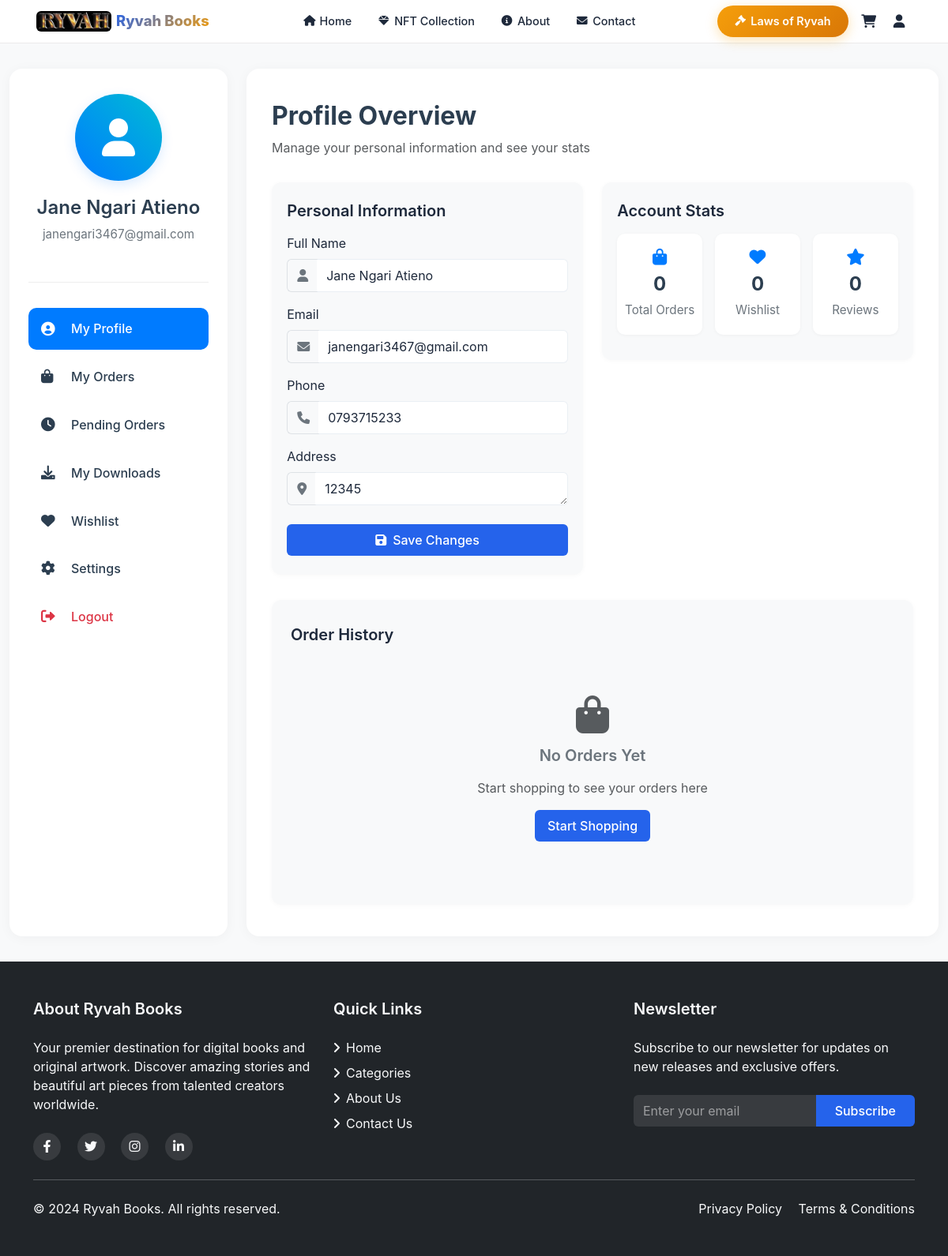
Screenshot of /pages/profile.php (signed in) with the database file from the repository.
### tables this page shows
CREATE TABLE IF NOT EXISTS `users` (
  `id` int NOT NULL AUTO_INCREMENT,
  `full_name` varchar(255) NOT NULL,
  `email` varchar(255) NOT NULL,
  `role` enum('Admin','Client','Employee') NOT NULL DEFAULT 'Client',
  `password` varchar(255) NOT NULL,
  `phone` varchar(20) DEFAULT NULL,
  `encryption_key` varchar(255) NOT NULL,
  `salt` varchar(255) NOT NULL,
  `iv` varchar(255) NOT NULL,
  `address` text,
  `city` varchar(100) DEFAULT NULL,
  `state` varchar(100) DEFAULT NULL,
  `postal_code` varchar(20) DEFAULT NULL,
  `created_at` timestamp NULL DEFAULT CURRENT_TIMESTAMP,
  PRIMARY KEY (`id`),
  UNIQUE KEY `email` (`email`)
);

### pages/profile.php (the view, shortened to what this page needs)
<?php
require_once '../includes/bootstrap.php';
$user_id = $_SESSION['user_id'];
$sql = "SELECT * FROM users WHERE id = ?";
$stmt = $conn->prepare($sql);
$stmt->bind_param("i", $user_id);
$stmt->execute();
$result = $stmt->get_result();
$user = $result->fetch_assoc();
include '../includes/layouts/header.php';
?>
<div class="profile-main-container">
    <div class="container-fluid">
        <div class="row">
            <div class="col-lg-3">
                <div class="profile-sidebar-card">
                    <div class="profile-header text-center">
                        <div class="profile-avatar">
                            <i class="fas fa-user"></i>
                        </div>
                        <h4 class="profile-name"><?php echo htmlspecialchars($user['full_name']); ?></h4>
                        <p class="profile-email"><?php echo htmlspecialchars($user['email']); ?></p>
                    </div>
                    <div class="profile-nav">
                        <a href="profile.php" class="nav-item active">
                            <i class="fas fa-user-circle"></i>
                            <span>My Profile</span>
                        </a>
                        <a href="orders.php" class="nav-item">
                            <i class="fas fa-shopping-bag"></i>
                            <span>My Orders</span>
                        </a>
                        <a href="pending_orders.php" class="nav-item">
                            <i class="fas fa-clock"></i>
                            <span>Pending Orders</span>
                        </a>
                        <a href="downloads.php" class="nav-item">
                            <i class="fas fa-download"></i>
                            <span>My Downloads</span>
                        </a>
                        <a href="wishlist.php" class="nav-item">
                            <i class="fas fa-heart"></i>
                            <span>Wishlist</span>
                        </a>
                        <a href="settings.php" class="nav-item">
                            <i class="fas fa-cog"></i>
                            <span>Settings</span>
                        </a>
                        <a href="logout.php" class="nav-item text-danger">
                            <i class="fas fa-sign-out-alt"></i>
                            <span>Logout</span>
                        </a>
                    </div>
                </div>
            </div>
            <div class="col-lg-9">
                <div class="profile-content-card">
                    <div class="profile-content-header">
                        <h2>Profile Overview</h2>
                        <p class="text-muted">Manage your personal information and see your stats</p>
                    </div>
                    <div class="row g-4 mb-4">
                        <div class="col-md-6">
                            <div class="profile-info-card">
                                <h5 class="mb-3">Personal Information</h5>
                                <form action="update_profile.php" method="POST" class="needs-validation" novalidate>
                                    <div class="mb-3">
                                        <label class="form-label">Full Name</label>
                                        <div class="input-group">
                                            <span class="input-group-text"><i class="fas fa-user"></i></span>
                                            <input type="text" class="form-control" name="full_name"
                                                value="<?php echo htmlspecialchars($user['full_name']); ?>" required>
                                        </div>
                                    </div>
                                    <div class="mb-3">
                                        <label class="form-label">Email</label>
                                        <div class="input-group">
                                            <span class="input-group-text"><i class="fas fa-envelope"></i></span>
                                            <input type="email" class="form-control"
                                                value="<?php echo htmlspecialchars($user['email']); ?>" readonly>
                                        </div>
                                    </div>
                                    <div class="mb-3">
                                        <label class="form-label">Phone</label>
                                        <div class="input-group">
                                            <span class="input-group-text"><i class="fas fa-phone"></i></span>
                                            <input type="tel" class="form-control" name="phone"
                                                value="<?php echo htmlspecialchars($user['phone'] ?? ''); ?>"
                                                pattern="[0-9]{10}" required>
                                        </div>
                                    </div>
                                    <div class="mb-3">
                                        <label class="form-label">Address</label>
                                        <div class="input-group">
                                            <span class="input-group-text"><i class="fas fa-map-marker-alt"></i></span>
                                            <textarea class="form-control" name="address" rows="1"
                                                required><?php echo htmlspecialchars($user['address'] ?? ''); ?></textarea>
                                        </div>
                                    </div>
                                    <button type="submit" class="btn btn-primary w-100 mt-2">
                                        <i class="fas fa-save me-2"></i>Save Changes
                                    </button>
                                </form>
                            </div>
                        </div>
                        <div class="col-md-6">
                            <div class="profile-stats-card">
                                <h5 class="mb-3">Account Stats</h5>
                                <div class="row g-3">
                                    <div class="col-4">
                                        <div class="stat-box">
                                            <i class="fas fa-shopping-bag"></i>
                                            <h4>0</h4>
                                            <span>Total Orders</span>
                                        </div>
                                    </div>
                                    <div class="col-4">
                                        <div class="stat-box">
                                            <i class="fas fa-heart"></i>
                                            <h4>0</h4>
                                            <span>Wishlist</span>
                                        </div>
                                    </div>
                                    <div class="col-4">
                                        <div class="stat-box">
                                            <i class="fas fa-star"></i>
                                            <h4>0</h4>
                                            <span>Reviews</span>
                                        </div>
                                    </div>
                                </div>
                            </div>
                        </div>
                    </div>
                    <div class="profile-orders-card">
                        <h5 class="mb-3">Order History</h5>
                        <div class="order-history-empty text-center p-5">
                            <i class="fas fa-shopping-bag fa-3x text-muted mb-3"></i>
                            <h5>No Orders Yet</h5>
                            <p class="text-muted">Start shopping to see your orders here</p>
                            <a href="../index.php" class="btn btn-primary">Start Shopping</a>
                        </div>
                    </div>
                </div>
            </div>
        </div>
    </div>
</div>
<?php include '../includes/layouts/footer.php'; ?>

### assets/css/main.css (style rules this page uses)
:root { --primary-color: #2563eb; --accent-color: #f59e0b; --text-color: #1f2937; --light-text: #6b7280; --background: #ffffff; --light-background: #f3f4f6; --border-color: #e5e7eb; --navbar-height: 4rem; }
body { font-family: 'Inter', -apple-system, BlinkMacSystemFont, 'Segoe UI', Roboto, Oxygen, Ubuntu, Cantarell, 'Open Sans', 'Helvetica Neue', sans-serif; color: var(--text-color); line-height: 1.5; background-color: var(--background); }
h1, h2, h3, h4, h5, h6 { font-weight: 600; line-height: 1.25; margin-bottom: 1rem; }
p { margin-bottom: 1rem; }
a { color: var(--primary-color); text-decoration: none; transition: color var(--transition-base); }
.btn { display: inline-flex; align-items: center; justify-content: center; padding: 0.5rem 1rem; border-radius: 0.375rem; font-weight: 500; transition: all var(--transition-base); cursor: pointer; }
.btn-primary { background-color: var(--primary-color); color: white; border: none; }
.form-control { display: block; width: 100%; padding: 0.5rem 0.75rem; font-size: 1rem; line-height: 1.5; color: var(--text-color); background-color: var(--background); border: 1px solid var(--border-color); border-radius: 0.375rem; transition: border-color var(--transition-base); }
.text-center { text-align: center; }
.mt-2 { margin-top: 0.5rem; }
.mb-3 { margin-bottom: 1rem; }
.mb-4 { margin-bottom: 1.5rem; }
.p-5 { padding: 2rem; }

### assets/css/transitions.css (style rules this page uses)
:root { --transition-base: 0.3s ease; --transition-slow: 0.5s ease; --transition-fast: 0.15s ease; }

### includes/layouts/header.php (style rules this page uses)
:root { --navbar-height: 55px; --primary-color: #2563eb; --secondary-color: #64748b; --accent-color: #f59e0b; --background-color: #ffffff; --text-color: #1e293b; --border-color: rgba(226, 232, 240, 0.6); --transition-base: 0.3s ease; --mobile-menu-bg: #ffffff; --mobile-shadow: 0 8px 32px rgba(0, 0, 0, 0.12); --hover-bg: rgba(37, 99, 235, 0.08); }
* { margin: 0; padding: 0; box-sizing: border-box; }
body { margin: 0; padding: 0; }
.nav-item { position: relative; }

### rows the page displays
users: full_name "Jane Ngari Atieno", email "janengari3467@gmail.com", phone "0793715233", address "12345"
